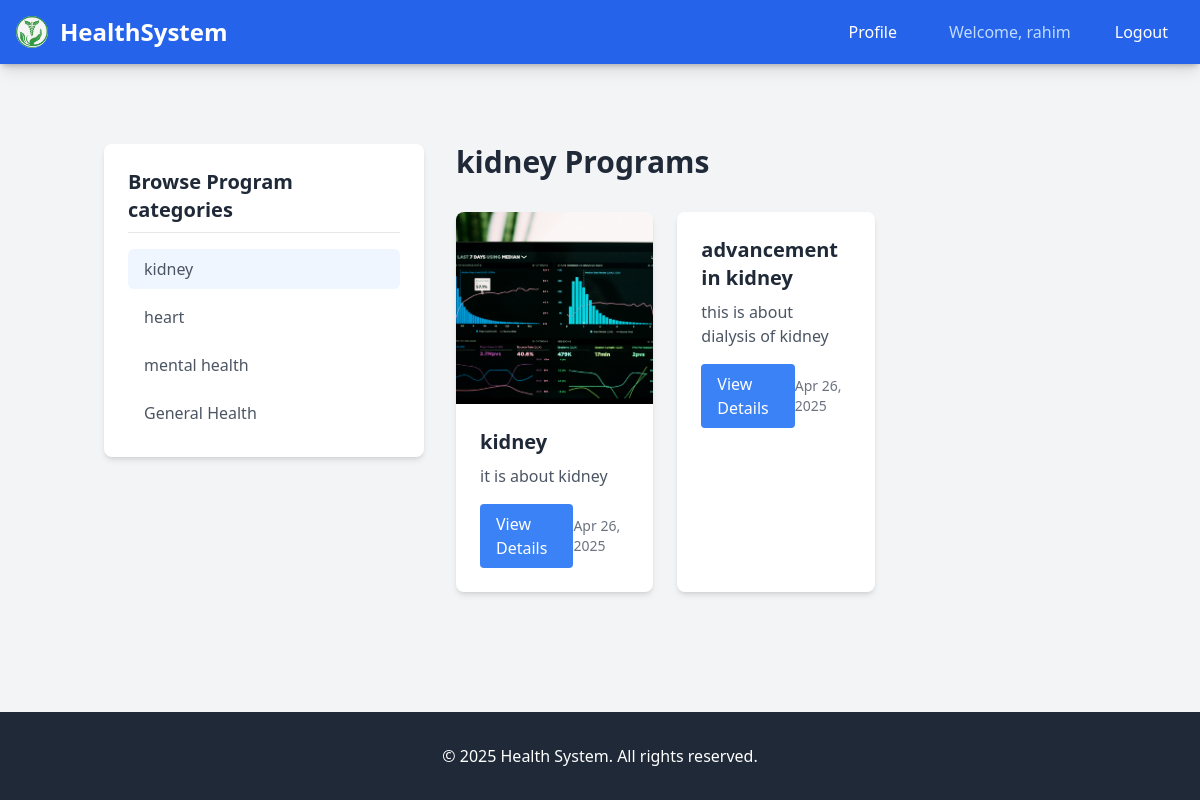
Page /programs/kidney/ (signed in) on the committed database.
### users/models.py (models this page shows)
class CustomUser(AbstractUser):
   pass

### health/models.py (models this page shows, shortened)
class Category(models.Model):
    name = models.CharField(max_length=100)
    slug = models.SlugField(max_length=100, unique=True)
    class Meta:
        verbose_name_plural = 'health_programs'

class Program(models.Model):
    category = models.ForeignKey(Category, related_name="programs", on_delete=models.CASCADE)
    name = models.CharField(max_length=100)
    slug = models.SlugField(max_length=100, unique=True)
    description = models.TextField(blank=True)
    available = models.BooleanField(default=True)
    created = models.DateTimeField(auto_now_add=True)
    updated = models.DateTimeField(auto_now=True)
    image = models.ImageField(upload_to='programs', blank=True, null=True)

### health/views.py (the view)
# urls.py: path('programs/', views.program_list_by_category, name='product_list_by_category'),
def program_list_by_category(request, category_slug):
    categories = Category.objects.all()
    current_category = None
    programs = Program.objects.filter(available=True)
    if category_slug:
        current_category = get_object_or_404(Category, slug=category_slug)
        programs = programs.filter(category=current_category)
    return render(request, 'program/programs/programs.html', {
        'categories': categories,
        'programs': programs,
        'current_category': current_category
    })

### health/templates/program/programs/programs.html
{% extends 'base.html' %}
{% load static %}
{% block content %}
<div class="container mx-auto px-4 py-8 flex flex-col md:flex-row gap-8">
    <aside class="w-full md:w-64 lg:w-80 shrink-0">
        <div class="bg-white p-6 rounded-lg shadow-md sticky top-8">
            <h2 class="text-xl font-bold mb-4 border-b pb-2">Browse Program categories</h2>
            <ul class="space-y-2">
                {% for category in categories %}
                <li>
                    <a href="{% url 'program_list_by_category' category.slug %}"
                       class="block px-4 py-2 text-gray-600 hover:bg-blue-50 hover:text-blue-700 rounded-md transition-colors {% if current_category.slug == category.slug %}bg-blue-50 text-blue-700 font-medium{% endif %}">
                        {{ category.name }}
                    </a>
                </li>
                {% endfor %}
            </ul>
        </div>
    </aside>
    <main class="flex-1">
        {% if current_category %}
        <h1 class="text-3xl font-bold mb-8">{{ current_category.name }} Programs</h1>
        {% else %}
        <h1 class="text-3xl font-bold mb-8">All Health Programs</h1>
        {% endif %}
        <div class="grid grid-cols-1 md:grid-cols-2 lg:grid-cols-3 gap-6">
            {% for program in programs %}
            <div class="bg-white rounded-lg shadow-md overflow-hidden">
                {% if program.image %}
                <img src="{{ program.image.url }}"
                     alt="{{ program.name }}"
                     class="w-full h-48 object-cover">
                {% endif %}
                <div class="p-6">
                    <h3 class="text-xl font-bold mb-2">{{ program.name }}</h3>
                    <p class="text-gray-600 mb-4">{{ program.description|truncatechars:100 }}</p>
                    <div class="flex items-center justify-between">
                        <a href="{% url 'program_detail' program.id program.slug %}"
                           class="bg-blue-500 text-white px-4 py-2 rounded hover:bg-blue-600">
                            View Details
                        </a>
                        <span class="text-sm text-gray-500">
                            {{ program.created|date:"M d, Y" }}
                        </span>
                    </div>
                </div>
            </div>
            {% empty %}
            <div class="col-span-full text-center py-4">
                No programs available in this category
            </div>
            {% endfor %}
        </div>
    </main>
</div>
{% endblock %}

### templates/includes/navbar.html (shortened to what this page needs)
{% load static %}
<nav class="bg-blue-600 text-white shadow-lg">
    <div class="max-w-7xl mx-auto px-4">
        <div class="flex justify-between items-center h-16">
            <div class="flex items-center">
                <a href="{% url 'health:program_list' %}" class="flex items-center hover:text-blue-200 transition-colors duration-300">
                    <img src="{% static 'images/health.jpg' %}" class="h-8 w-8 rounded-full object-cover" alt="Health Icon">
                    <span class="text-2xl font-bold ml-3">HealthSystem</span>
                </a>
            </div>
         <div class="flex items-center gap-6">
                <div class="hidden md:block">
                    <a href="{% url 'profile' %}"
                       class="hover:text-blue-200 transition-colors duration-300 py-2 px-4">
                        Profile
                    </a>
                </div>
                <div class="hidden md:flex items-center gap-6">
                    <div class="flex items-center gap-4">
                        {% if user.is_authenticated %}
                            <span class="text-blue-200 px-3">Welcome, {{ user.username }}</span>
                            <form method="post" action="{% url 'logout' %}">
                                <button class="text-white hover:text-blue-200 transition-colors duration-300 py-2 px-4 rounded hover:bg-blue-700/20"
                                        type="submit">
                                    Logout
                                </button>
                            </form>
                        {% endif %}
                    </div>
                </div>
            </div>
        </div>
    </div>
</nav>

### rows in the picture
CustomUser: username "rahim"
Category: name "kidney"
Category: name "heart"
Category: name "mental health"
Category: name "General Health"
Program: image (picture), name "kidney", description "it is about kidney", created "Apr 26, 2025"
Program: name "advancement in kidney", description "this is about dialysis of kidney", created "Apr 26, 2025"
